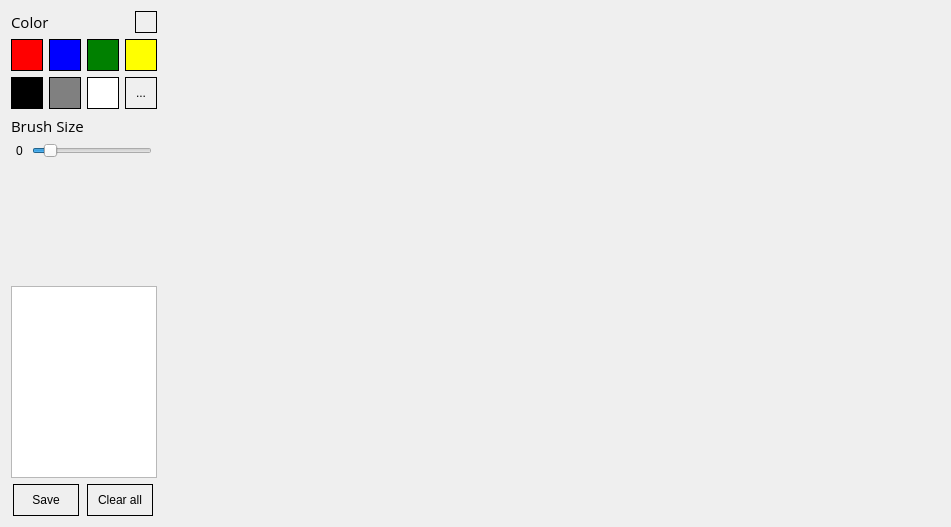
<?xml version="1.0" encoding="UTF-8"?>
<ui version="4.0">
 <class>MainWindow</class>
 <widget class="QMainWindow" name="MainWindow">
  <property name="geometry">
   <rect>
    <x>0</x>
    <y>0</y>
    <width>951</width>
    <height>527</height>
   </rect>
  </property>
  <property name="windowTitle">
   <string>Simple Paint</string>
  </property>
  <widget class="QWidget" name="centralWidget">
   <property name="styleSheet">
    <string notr="true">QPushButton {
min-width: 30;
max-width: 30;
min-height: 30;
max-height: 30;
border: 1 solid black;
}

#colorIndicator {
min-width: 20;
max-width: 20;
min-height: 20;
max-height: 20;
}</string>
   </property>
   <layout class="QHBoxLayout" name="horizontalLayout">
    <item>
     <layout class="QVBoxLayout" name="verticalLayout">
      <property name="sizeConstraint">
       <enum>QLayout::SetMinimumSize</enum>
      </property>
      <item>
       <layout class="QHBoxLayout" name="horizontalLayout_5">
        <property name="topMargin">
         <number>0</number>
        </property>
        <item>
         <widget class="QLabel" name="label">
          <property name="font">
           <font>
            <family>Open Sans</family>
            <pointsize>11</pointsize>
            <weight>50</weight>
            <italic>false</italic>
            <bold>false</bold>
           </font>
          </property>
          <property name="text">
           <string>Color</string>
          </property>
         </widget>
        </item>
        <item>
         <widget class="QPushButton" name="colorIndicator">
          <property name="sizePolicy">
           <sizepolicy hsizetype="Minimum" vsizetype="Minimum">
            <horstretch>0</horstretch>
            <verstretch>0</verstretch>
           </sizepolicy>
          </property>
          <property name="minimumSize">
           <size>
            <width>22</width>
            <height>22</height>
           </size>
          </property>
          <property name="maximumSize">
           <size>
            <width>22</width>
            <height>22</height>
           </size>
          </property>
          <property name="styleSheet">
           <string notr="true"/>
          </property>
          <property name="text">
           <string/>
          </property>
         </widget>
        </item>
       </layout>
      </item>
      <item>
       <layout class="QHBoxLayout" name="horizontalLayout_3">
        <item>
         <widget class="QPushButton" name="color_red">
          <property name="styleSheet">
           <string notr="true">background-color: red;</string>
          </property>
          <property name="text">
           <string/>
          </property>
          <attribute name="buttonGroup">
           <string notr="true">colorSelectGroup</string>
          </attribute>
         </widget>
        </item>
        <item>
         <widget class="QPushButton" name="color_blue">
          <property name="styleSheet">
           <string notr="true">background-color: blue;</string>
          </property>
          <property name="text">
           <string/>
          </property>
          <attribute name="buttonGroup">
           <string notr="true">colorSelectGroup</string>
          </attribute>
         </widget>
        </item>
        <item>
         <widget class="QPushButton" name="color_green">
          <property name="styleSheet">
           <string notr="true">background-color: green;</string>
          </property>
          <property name="text">
           <string/>
          </property>
          <attribute name="buttonGroup">
           <string notr="true">colorSelectGroup</string>
          </attribute>
         </widget>
        </item>
        <item>
         <widget class="QPushButton" name="color_yellow">
          <property name="styleSheet">
           <string notr="true">background-color: yellow;
</string>
          </property>
          <property name="text">
           <string/>
          </property>
          <attribute name="buttonGroup">
           <string notr="true">colorSelectGroup</string>
          </attribute>
         </widget>
        </item>
       </layout>
      </item>
      <item>
       <layout class="QHBoxLayout" name="horizontalLayout_2">
        <item>
         <widget class="QPushButton" name="color_black">
          <property name="styleSheet">
           <string notr="true">background-color: black;</string>
          </property>
          <property name="text">
           <string/>
          </property>
          <attribute name="buttonGroup">
           <string notr="true">colorSelectGroup</string>
          </attribute>
         </widget>
        </item>
        <item>
         <widget class="QPushButton" name="color_grey">
          <property name="styleSheet">
           <string notr="true">background-color: grey;</string>
          </property>
          <property name="text">
           <string/>
          </property>
          <attribute name="buttonGroup">
           <string notr="true">colorSelectGroup</string>
          </attribute>
         </widget>
        </item>
        <item>
         <widget class="QPushButton" name="color_white">
          <property name="styleSheet">
           <string notr="true">background-color: white;
</string>
          </property>
          <property name="text">
           <string/>
          </property>
          <attribute name="buttonGroup">
           <string notr="true">colorSelectGroup</string>
          </attribute>
         </widget>
        </item>
        <item>
         <widget class="QPushButton" name="color_custom">
          <property name="text">
           <string>...</string>
          </property>
         </widget>
        </item>
       </layout>
      </item>
      <item>
       <widget class="QLabel" name="label_2">
        <property name="font">
         <font>
          <family>Open Sans</family>
          <pointsize>11</pointsize>
          <weight>50</weight>
          <italic>false</italic>
          <bold>false</bold>
         </font>
        </property>
        <property name="text">
         <string>Brush Size</string>
        </property>
       </widget>
      </item>
      <item>
       <layout class="QHBoxLayout" name="horizontalLayout_4">
        <property name="leftMargin">
         <number>5</number>
        </property>
        <property name="topMargin">
         <number>0</number>
        </property>
        <property name="rightMargin">
         <number>5</number>
        </property>
        <item>
         <widget class="QLabel" name="brushSize_label">
          <property name="sizePolicy">
           <sizepolicy hsizetype="Fixed" vsizetype="Preferred">
            <horstretch>0</horstretch>
            <verstretch>0</verstretch>
           </sizepolicy>
          </property>
          <property name="minimumSize">
           <size>
            <width>10</width>
            <height>0</height>
           </size>
          </property>
          <property name="text">
           <string>0</string>
          </property>
         </widget>
        </item>
        <item>
         <widget class="QSlider" name="brushSize_slider">
          <property name="sizePolicy">
           <sizepolicy hsizetype="Preferred" vsizetype="Fixed">
            <horstretch>0</horstretch>
            <verstretch>0</verstretch>
           </sizepolicy>
          </property>
          <property name="minimum">
           <number>1</number>
          </property>
          <property name="maximum">
           <number>40</number>
          </property>
          <property name="pageStep">
           <number>5</number>
          </property>
          <property name="value">
           <number>5</number>
          </property>
          <property name="orientation">
           <enum>Qt::Horizontal</enum>
          </property>
         </widget>
        </item>
       </layout>
      </item>
      <item>
       <spacer name="verticalSpacer">
        <property name="orientation">
         <enum>Qt::Vertical</enum>
        </property>
        <property name="sizeHint" stdset="0">
         <size>
          <width>20</width>
          <height>40</height>
         </size>
        </property>
       </spacer>
      </item>
      <item>
       <widget class="QPlainTextEdit" name="plainTextEdit">
        <property name="sizePolicy">
         <sizepolicy hsizetype="Preferred" vsizetype="Fixed">
          <horstretch>0</horstretch>
          <verstretch>0</verstretch>
         </sizepolicy>
        </property>
        <property name="plainText">
         <string/>
        </property>
       </widget>
      </item>
      <item>
       <layout class="QHBoxLayout" name="horizontalLayout_6">
        <property name="topMargin">
         <number>0</number>
        </property>
        <item>
         <widget class="QPushButton" name="saveButton">
          <property name="styleSheet">
           <string notr="true">min-width: 64;
max-width: 64;</string>
          </property>
          <property name="text">
           <string>Save</string>
          </property>
         </widget>
        </item>
        <item>
         <widget class="QPushButton" name="clearAll">
          <property name="minimumSize">
           <size>
            <width>66</width>
            <height>32</height>
           </size>
          </property>
          <property name="maximumSize">
           <size>
            <width>66</width>
            <height>32</height>
           </size>
          </property>
          <property name="styleSheet">
           <string notr="true">min-width: 64;
max-width: 64;</string>
          </property>
          <property name="text">
           <string>Clear all</string>
          </property>
         </widget>
        </item>
       </layout>
      </item>
     </layout>
    </item>
    <item>
     <widget class="CanvasWidget" name="canvasWidget" native="true">
      <property name="sizePolicy">
       <sizepolicy hsizetype="Expanding" vsizetype="Preferred">
        <horstretch>0</horstretch>
        <verstretch>0</verstretch>
       </sizepolicy>
      </property>
     </widget>
    </item>
   </layout>
  </widget>
 </widget>
 <layoutdefault spacing="6" margin="11"/>
 <customwidgets>
  <customwidget>
   <class>CanvasWidget</class>
   <extends>QWidget</extends>
   <header location="global">canvaswidget.h</header>
   <container>1</container>
  </customwidget>
 </customwidgets>
 <resources/>
 <connections/>
 <buttongroups>
  <buttongroup name="colorSelectGroup"/>
 </buttongroups>
</ui>
